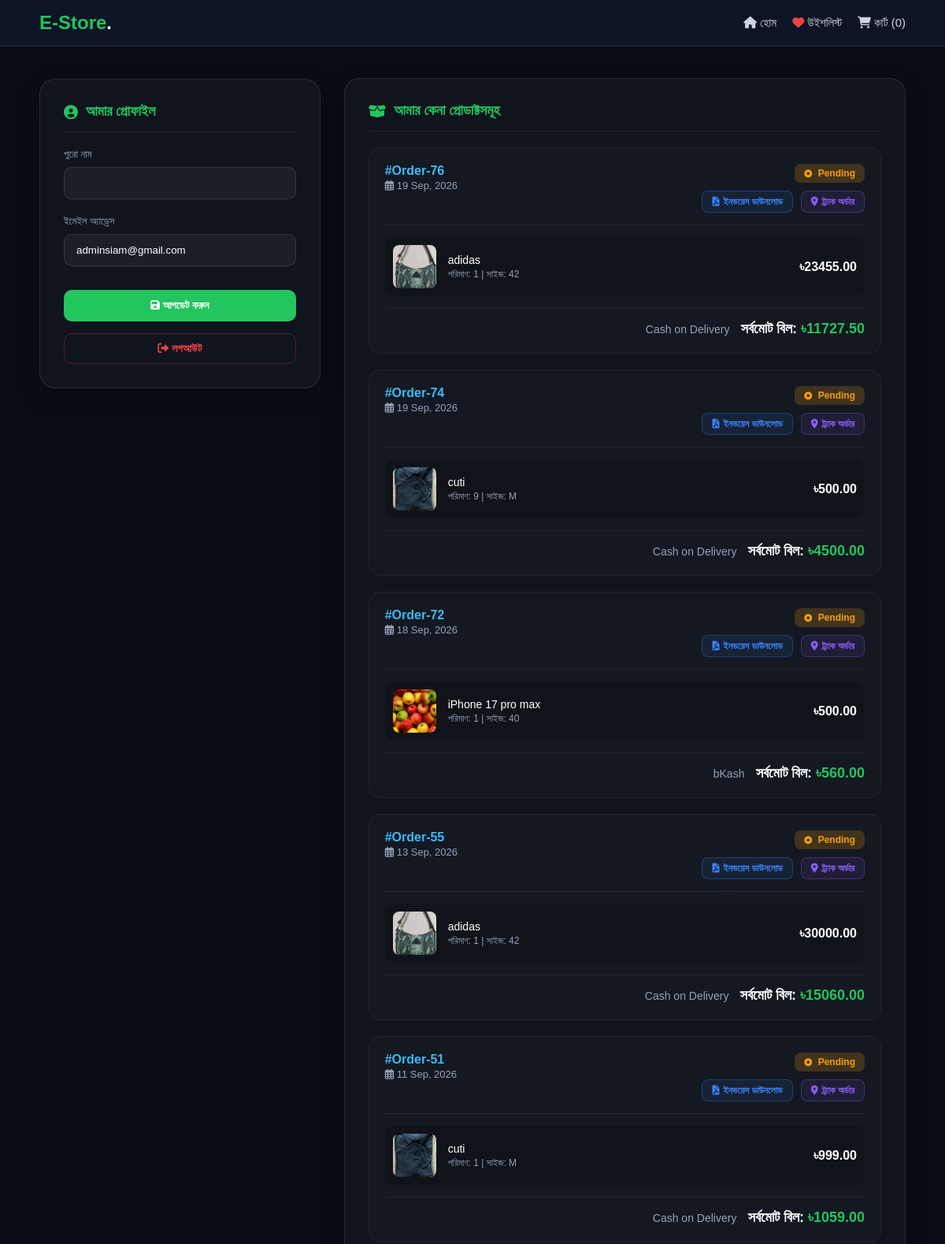
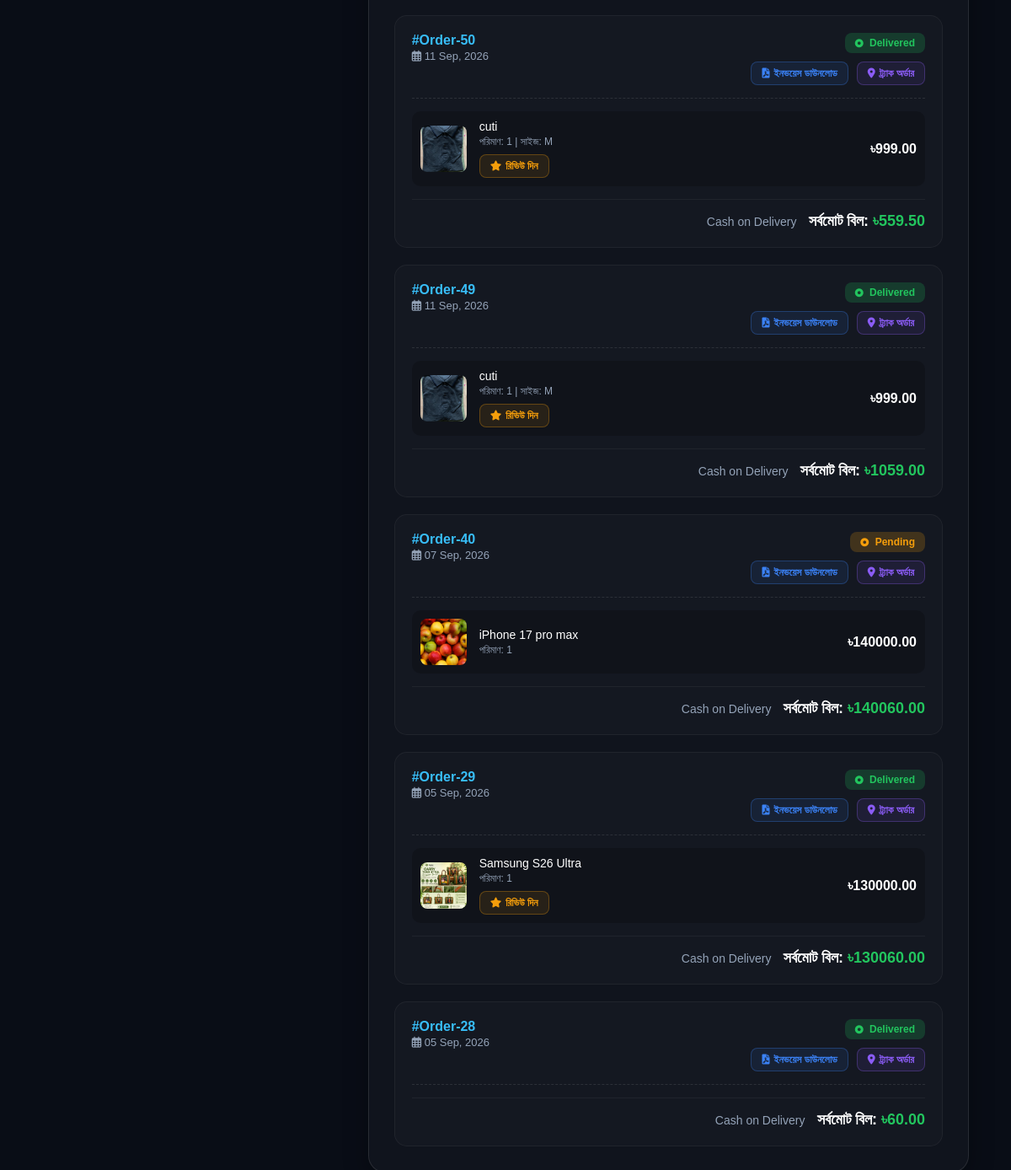
Page /profile/ (signed in) on the committed database (2 pictures, top to bottom).
### accounts/models.py (models this page shows, shortened)
class CustomUser(AbstractUser):
    username = None
    email = models.EmailField('Email Address', unique=True)
    phone_number = models.CharField(max_length=15, blank=True, null=True)
    address = models.TextField(blank=True, null=True)
    is_email_verified = models.BooleanField(default=False)
    USERNAME_FIELD = 'email'
    REQUIRED_FIELDS = []
    objects = CustomUserManager()

### store/models.py (models this page shows, shortened)
class Order(models.Model):
    user = models.ForeignKey(settings.AUTH_USER_MODEL, on_delete=models.SET_NULL, null=True, blank=True,
                             related_name='orders')
    STATUS_CHOICES = (
        ('Pending', 'Pending'),
        ('Processing', 'Processing'),
        ('Shipped', 'Shipped'),
        ('Delivered', 'Delivered'),
        ('Cancelled', 'Cancelled'),
    )
    PAYMENT_CHOICES = (
        ('Cash on Delivery', 'Cash on Delivery'),
        ('bKash', 'bKash'),
        ('Nagad', 'Nagad'),
    )
    full_name = models.CharField(max_length=250)
    email = models.EmailField(blank=True, null=True)
    phone = models.CharField(max_length=20)
    address = models.TextField()
    subtotal = models.DecimalField(max_digits=10, decimal_places=2, default=0.00)
    discount_amount = models.DecimalField(max_digits=10, decimal_places=2, default=0.00)
    shipping_charge = models.DecimalField(max_digits=10, decimal_places=2, default=0.00)
    total_price = models.DecimalField(max_digits=10, decimal_places=2)
    payment_method = models.CharField(max_length=20, choices=PAYMENT_CHOICES, default='Cash on Delivery')
    sender_number = models.CharField(max_length=20, blank=True, null=True, help_text="যে নম্বর থেকে টাকা পাঠানো হয়েছে")
    trx_id = models.CharField(max_length=100, blank=True, null=True, help_text="বিকাশ/নগদ ট্রানজেকশন আইডি")
    status = models.CharField(max_length=20, choices=STATUS_CHOICES, default='Pending')
    created_at = models.DateTimeField(auto_now_add=True)

class OrderItem(models.Model):
    order = models.ForeignKey(Order, on_delete=models.CASCADE, related_name='items')
    product = models.ForeignKey(Product, on_delete=models.CASCADE)
    price = models.DecimalField(max_digits=10, decimal_places=2)
    quantity = models.PositiveIntegerField(default=1)
    size = models.CharField(max_length=50, blank=True, null=True)

class Product(models.Model):
    name = models.CharField(max_length=200)
    slug = models.SlugField(max_length=200, unique=True)
    description = models.TextField()
    price = models.DecimalField(max_digits=10, decimal_places=2)
    discount_price = models.DecimalField(max_digits=10, decimal_places=2, blank=True, null=True)
    stock = models.IntegerField()
    is_available = models.BooleanField(default=True)
    category = models.ForeignKey(Category, on_delete=models.CASCADE, related_name='products')
    brand = models.ForeignKey(Brand, on_delete=models.SET_NULL, null=True, blank=True, related_name='products')
    sizes = models.ManyToManyField(Size, blank=True, related_name='products')
    frequently_bought_together = models.ManyToManyField('self', blank=True, symmetrical=False,
                                                        help_text="এই প্রোডাক্টের সাথে কাস্টমাররা আর কী কী কিনতে পারে (যেমন: জার্সির সাথে প্যান্ট)")
    bundle_discount = models.IntegerField(default=0,
                                          help_text="বান্ডেল হিসেবে কিনলে কত % ছাড় দিতে চান? (যেমন: 10, 15)")
    image = models.ImageField(upload_to='products/')
    created_at = models.DateTimeField(auto_now_add=True)
    updated_at = models.DateTimeField(auto_now=True)

### store/views.py (the view, shortened to what this page needs)
# urls.py: path('profile/', views.user_profile, name='profile'),
@login_required(login_url='login')
def user_profile(request):
    cart = Cart(request)
    orders = Order.objects.filter(user=request.user).order_by('-created_at')
    flash_sale = FlashSale.objects.filter(is_active=True, end_time__gt=timezone.now()).first()
    context = {
        'orders': orders,
        'flash_sale': flash_sale,
        'cart_count': len(cart),
    }
    return render(request, 'store/profile.html', context)

### store/cart.py (called while the page is built)
    def __len__(self):
        return sum(item['quantity'] for item in self.cart.values() if isinstance(item, dict) and 'quantity' in item)

### store/templates/store/profile.html (shortened to what this page needs)
<!DOCTYPE html>
<html lang="bn">
<head>
    <link href="https://cdnjs.cloudflare.com/ajax/libs/font-awesome/6.0.0/css/all.min.css" rel="stylesheet">
</head>
<body>
    <nav class="navbar">
        <a href="{% url 'product_list' %}" class="logo">E-Store<span style="color:white;">.</span></a>
        <div class="nav-links">
            <a href="{% url 'product_list' %}"><i class="fa-solid fa-home"></i> হোম</a>
            <a href="{% url 'wishlist' %}"><i class="fa-solid fa-heart" style="color:#ef4444;"></i> উইশলিস্ট</a>
            <a href="{% url 'cart_summary' %}"><i class="fa-solid fa-cart-shopping"></i> কার্ট ({{ cart_count|default:"0" }})</a>
        </div>
    </nav>
    <div class="dashboard-container">
        <div>
            <div class="card" style="position: sticky; top: 100px;">
                <h2 class="card-header"><i class="fa-solid fa-user-circle"></i> আমার প্রোফাইল</h2>
                <form method="POST">
                    <div class="form-group">
                        <label>পুরো নাম</label>
                        <input type="text" name="first_name" value="{{ request.user.first_name }}" required>
                    </div>
                    <div class="form-group">
                        <label>ইমেইল অ্যাড্রেস</label>
                        <input type="email" name="email" value="{{ request.user.email }}" required>
                    </div>
                    <button type="submit" class="btn-update"><i class="fa-solid fa-save"></i> আপডেট করুন</button>
                </form>
                <a href="{% url 'logout' %}" class="btn-logout"><i class="fa-solid fa-right-from-bracket"></i> লগআউট</a>
            </div>
        </div>
        <div>
            <div class="card">
                <h2 class="card-header"><i class="fa-solid fa-box-open"></i> আমার কেনা প্রোডাক্টসমূহ</h2>
                {% if orders %}
                <div class="order-list">
                    {% for order in orders %}
                    <div class="order-item">
                        <div class="order-header">
                            <div>
                                <span class="order-id">#Order-{{ order.id }}</span><br>
                                <span class="order-date"><i class="fa-regular fa-calendar-alt"></i> {{ order.created_at|date:"d M, Y" }}</span>
                            </div>
                            <div style="text-align: right;">
                                <span class="status {% if order.status == 'Pending' %}pending{% elif order.status == 'Processing' %}processing{% else %}delivered{% endif %}">
                                    <i class="fa-solid fa-circle-dot" style="font-size: 10px; margin-right: 4px;"></i> {{ order.status }}
                                </span>
                                <div class="action-btns">
                                    <a href="{% url 'generate_invoice' order.id %}" target="_blank" class="btn-action btn-invoice"><i class="fa-solid fa-file-pdf"></i> ইনভয়েস ডাউনলোড</a>
                                    <a href="{% url 'track_order' %}" class="btn-action btn-track"><i class="fa-solid fa-location-dot"></i> ট্র্যাক অর্ডার</a>
                                </div>
                            </div>
                        </div>
                        <div class="product-list">
                            {% for item in order.items.all %}
                            <div class="product-row">
                                <div class="product-info-left">
                                    {% if item.product.image %}
                                        <img src="{{ item.product.image.url }}" alt="img">
                                    {% endif %}
                                    <div>
                                        <h5><a href="{% url 'product_detail' item.product.slug %}" style="color:#fff; text-decoration:none;">{{ item.product.name }}</a></h5>
                                        <p>পরিমাণ: {{ item.quantity }} {% if item.size %}| সাইজ: {{ item.size }}{% endif %}</p>
                                        {% if order.status == 'Delivered' %}
                                            <a href="{% url 'product_detail' item.product.slug %}#review-section" class="btn-action btn-review"><i class="fa-solid fa-star"></i> রিভিউ দিন</a>
                                        {% endif %}
                                    </div>
                                </div>
                                <div style="text-align: right; font-weight: bold;">
                                    ৳{{ item.price }}
                                </div>
                            </div>
                            {% endfor %}
                        </div>
                        <div style="margin-top: 15px; text-align: right; border-top: 1px solid rgba(255,255,255,0.05); padding-top: 15px;">
                            <span style="color: #94a3b8; font-size: 14px; margin-right: 10px;">{{ order.payment_method }}</span>
                            <strong style="font-size: 18px;">সর্বমোট বিল: <span style="color:#22c55e;">৳{{ order.total_price }}</span></strong>
                        </div>
                    </div>
                    {% endfor %}
                </div>
                {% endif %}
            </div>
        </div>
    </div>
</body>
</html>

### store/templates/store/profile.html (style rules this page uses)
* { margin: 0; padding: 0; box-sizing: border-box; font-family: 'Poppins', sans-serif; }
body { background: #090d16; color: #ffffff; min-height: 100vh; }
.navbar { background: rgba(15, 23, 42, 0.85); backdrop-filter: blur(20px); padding: 15px 50px; display: flex; justify-content: space-between; align-items: center; position: sticky; top: 0; z-index: 100; border-bottom: 1px solid rgba(255, 255, 255, 0.1); }
.logo { font-size: 24px; font-weight: 700; color: #22c55e; text-decoration: none; }
.nav-links { display: flex; gap: 20px; align-items: center; }
.nav-links a { color: #cbd5e1; text-decoration: none; font-size: 15px; font-weight: 500; transition: 0.3s; }
.dashboard-container { padding: 40px 50px; display: grid; grid-template-columns: 1fr 2fr; gap: 30px; max-width: 1400px; margin: 0 auto; }
.card { background: rgba(255, 255, 255, 0.03); border: 1px solid rgba(255, 255, 255, 0.1); border-radius: 20px; padding: 30px; box-shadow: 0 10px 30px rgba(0,0,0,0.3); }
.card-header { font-size: 18px; color: #22c55e; margin-bottom: 20px; display: flex; align-items: center; gap: 10px; border-bottom: 1px solid rgba(255,255,255,0.05); padding-bottom: 15px; }
.form-group { margin-bottom: 20px; }
.form-group label { display: block; color: #94a3b8; font-size: 13px; margin-bottom: 8px; }
.form-group input { width: 100%; background: rgba(255,255,255,0.05); border: 1px solid rgba(255,255,255,0.1); color: #fff; padding: 12px 15px; border-radius: 10px; outline: none; transition: 0.3s; }
.btn-update { width: 100%; padding: 12px; background: #22c55e; color: #fff; border: none; border-radius: 10px; font-weight: bold; cursor: pointer; transition: 0.3s; margin-top: 10px; }
.btn-logout { display: block; text-align: center; margin-top: 15px; color: #ef4444; text-decoration: none; font-size: 14px; font-weight: bold; padding: 10px; border: 1px solid rgba(239, 68, 68, 0.3); border-radius: 10px; transition: 0.3s; }
.order-list { display: flex; flex-direction: column; gap: 20px; }
.order-item { background: rgba(255,255,255,0.02); border: 1px solid rgba(255,255,255,0.05); padding: 20px; border-radius: 15px; }
.order-header { display: flex; justify-content: space-between; margin-bottom: 15px; padding-bottom: 15px; border-bottom: 1px dashed rgba(255,255,255,0.1); }
.order-id { font-size: 16px; font-weight: bold; color: #38bdf8; }
.order-date { color: #94a3b8; font-size: 13px; }
.status { padding: 5px 12px; border-radius: 8px; font-size: 12px; font-weight: bold; display: inline-block; margin-bottom: 10px; }
.status.pending { background: rgba(245, 158, 11, 0.2); color: #f59e0b; }
.status.delivered { background: rgba(34, 197, 94, 0.2); color: #22c55e; }
.action-btns { display: flex; gap: 10px; justify-content: flex-end; }
.btn-action { padding: 6px 12px; border-radius: 8px; font-size: 12px; font-weight: bold; text-decoration: none; display: flex; align-items: center; gap: 5px; transition: 0.3s; }
.btn-invoice { background: rgba(59, 130, 246, 0.1); color: #3b82f6; border: 1px solid rgba(59, 130, 246, 0.3); }
.btn-track { background: rgba(139, 92, 246, 0.1); color: #8b5cf6; border: 1px solid rgba(139, 92, 246, 0.3); }
.btn-review { background: rgba(245, 158, 11, 0.1); color: #f59e0b; border: 1px solid rgba(245, 158, 11, 0.3); margin-top: 8px; display: inline-flex; }
.product-list { margin-top: 10px; }
.product-row { display: flex; align-items: center; justify-content: space-between; margin-bottom: 15px; background: rgba(0,0,0,0.2); padding: 10px; border-radius: 10px; }
.product-info-left { display: flex; gap: 15px; align-items: center; }
.product-info-left img { width: 55px; height: 55px; object-fit: cover; border-radius: 8px; }
.product-info-left h5 { font-size: 14px; font-weight: 500; margin-bottom: 3px; }
.product-info-left p { font-size: 12px; color: #94a3b8; margin: 0; }

### rows in the picture
CustomUser: email "adminsiam@gmail.com"
Order: id "76", created_at "19 Sep, 2026", status "Pending", payment_method "Cash on Delivery", total_price "11727.50"
OrderItem: product.image (picture), product.name "adidas", quantity "1", size "42", price "23455.00"
Order: id "74", created_at "19 Sep, 2026", status "Pending", payment_method "Cash on Delivery", total_price "4500.00"
OrderItem: product.image (picture), product.name "cuti", quantity "9", size "M", price "500.00"
Order: id "72", created_at "18 Sep, 2026", status "Pending", payment_method "bKash", total_price "560.00"
OrderItem: product.image (picture), product.name "iPhone 17 pro max", quantity "1", size "40", price "500.00"
Order: id "55", created_at "13 Sep, 2026", status "Pending", payment_method "Cash on Delivery", total_price "15060.00"
OrderItem: product.image (picture), product.name "adidas", quantity "1", size "42", price "30000.00"
Order: id "51", created_at "11 Sep, 2026", status "Pending", payment_method "Cash on Delivery", total_price "1059.00"
OrderItem: product.image (picture), product.name "cuti", quantity "1", size "M", price "999.00"
Order: id "50", created_at "11 Sep, 2026", status "Delivered", payment_method "Cash on Delivery", total_price "559.50"
OrderItem: product.image (picture), product.name "cuti", quantity "1", size "M", shows "রিভিউ দিন", price "999.00"
Order: id "49", created_at "11 Sep, 2026", status "Delivered", payment_method "Cash on Delivery", total_price "1059.00"
OrderItem: product.image (picture), product.name "cuti", quantity "1", size "M", shows "রিভিউ দিন", price "999.00"
Order: id "40", created_at "07 Sep, 2026", status "Pending", payment_method "Cash on Delivery", total_price "140060.00"
OrderItem: product.image (picture), product.name "iPhone 17 pro max", quantity "1", price "140000.00"
Order: id "29", created_at "05 Sep, 2026", status "Delivered", payment_method "Cash on Delivery", total_price "130060.00"
OrderItem: product.image (picture), product.name "Samsung S26 Ultra", quantity "1", shows "রিভিউ দিন", price "130000.00"
Order: id "28", created_at "05 Sep, 2026", status "Delivered", payment_method "Cash on Delivery", total_price "60.00"

### other values in the picture
{{ cart_count|default:"0" }} "0"
